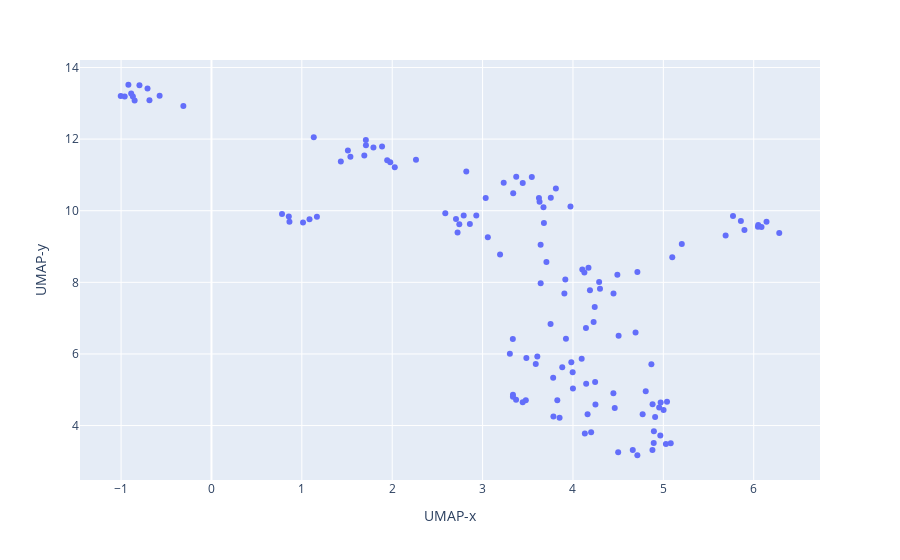

Source (notebook cell):
### Code cell
# plotly
import plotly.express as px
import pandas as pd

data = {
    'UMAP-x': emb[:, 0], 
    'UMAP-y': emb[:, 1], 
    'Player': [Y['Player'] for Y in Ys],
    'file': [Y['file'] for Y in Ys],
    'fast': [f"\n{Y['fast']}" for Y in Ys],
    'slow': [f"\n{Y['slow']}" for Y in Ys],
}
df = pd.DataFrame(data)

fig = px.scatter(df, x = 'UMAP-x', y = 'UMAP-y', hover_name = 'Player', hover_data = ['fast', 'slow', 'file'])
fig.show()

### Figure 1 — Plotly figure (JSON) as saved in the notebook; plotly's stock layout.template omitted (floating-point values rounded to 4 significant figures; data arrays with more than 128 entries replaced by an {"elided": "..."} marker saying what was removed)
{"data": [{"customdata": {"elided": "130x3 str values"}, "hovertemplate": "<b>%{hovertext}</b><br><br>UMAP-x=%{x}<br>UMAP-y=%{y}<br>fast=%{customdata[0]}<br>slow=%{customdata[1]}<br>file=%{customdata[2]}<extra></extra>", "hovertext": {"elided": "130 str values"}, "legendgroup": "", "marker": {"color": "#636efa", "symbol": "circle"}, "mode": "markers", "name": "", "orientation": "v", "showlegend": false, "type": "scatter", "x": {"elided": "130 float values"}, "xaxis": "x", "y": {"elided": "130 float values"}, "yaxis": "y"}], "layout": {"legend": {"tracegroupgap": 0}, "margin": {"t": 60}, "xaxis": {"anchor": "y", "domain": [0, 1], "title": {"text": "UMAP-x"}}, "yaxis": {"anchor": "x", "domain": [0, 1], "title": {"text": "UMAP-y"}}}}
